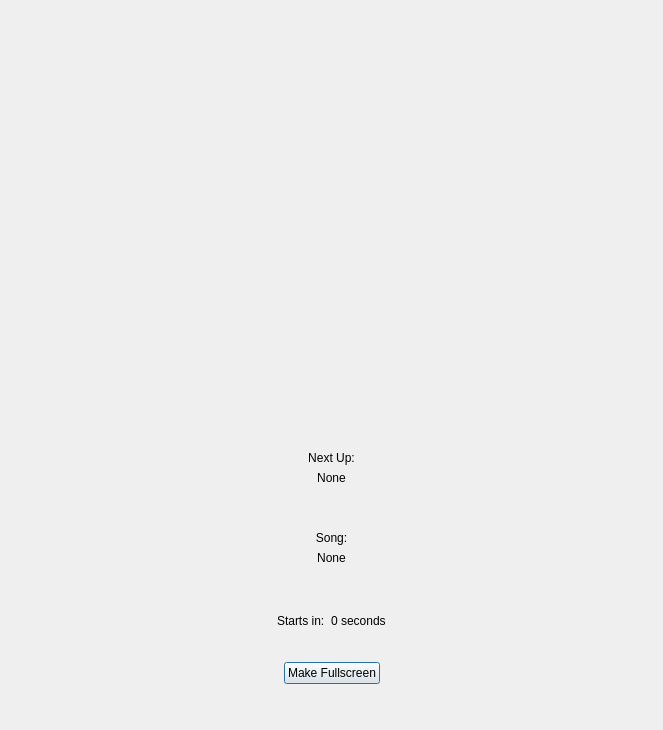
<?xml version="1.0" encoding="UTF-8"?>
<ui version="4.0">
 <class>DlgCdg</class>
 <widget class="QDialog" name="DlgCdg">
  <property name="geometry">
   <rect>
    <x>0</x>
    <y>0</y>
    <width>663</width>
    <height>730</height>
   </rect>
  </property>
  <property name="windowTitle">
   <string>CDG Display</string>
  </property>
  <property name="windowIcon">
   <iconset resource="resources.qrc">
    <normaloff>:/icons/Icons/okjicon.svg</normaloff>:/icons/Icons/okjicon.svg</iconset>
  </property>
  <layout class="QVBoxLayout" name="verticalLayout_4">
   <item>
    <widget class="VideoDisplay" name="videoDisplayKar" native="true">
     <property name="sizePolicy">
      <sizepolicy hsizetype="Preferred" vsizetype="Expanding">
       <horstretch>0</horstretch>
       <verstretch>0</verstretch>
      </sizepolicy>
     </property>
     <property name="autoFillBackground">
      <bool>true</bool>
     </property>
     <layout class="QVBoxLayout" name="verticalLayout">
      <property name="spacing">
       <number>0</number>
      </property>
      <property name="leftMargin">
       <number>0</number>
      </property>
      <property name="topMargin">
       <number>0</number>
      </property>
      <property name="rightMargin">
       <number>0</number>
      </property>
      <property name="bottomMargin">
       <number>0</number>
      </property>
      <item>
       <spacer name="verticalSpacer_3">
        <property name="orientation">
         <enum>Qt::Vertical</enum>
        </property>
        <property name="sizeHint" stdset="0">
         <size>
          <width>20</width>
          <height>40</height>
         </size>
        </property>
       </spacer>
      </item>
      <item>
       <layout class="QHBoxLayout" name="horizontalLayout_3">
        <property name="topMargin">
         <number>10</number>
        </property>
        <item>
         <spacer name="horizontalSpacer_5">
          <property name="orientation">
           <enum>Qt::Horizontal</enum>
          </property>
          <property name="sizeHint" stdset="0">
           <size>
            <width>40</width>
            <height>20</height>
           </size>
          </property>
         </spacer>
        </item>
       </layout>
      </item>
     </layout>
    </widget>
   </item>
   <item>
    <widget class="VideoDisplay" name="videoDisplayBm" native="true">
     <property name="sizePolicy">
      <sizepolicy hsizetype="Preferred" vsizetype="Expanding">
       <horstretch>0</horstretch>
       <verstretch>0</verstretch>
      </sizepolicy>
     </property>
     <property name="autoFillBackground">
      <bool>true</bool>
     </property>
     <layout class="QVBoxLayout" name="verticalLayout_2">
      <property name="spacing">
       <number>0</number>
      </property>
      <property name="leftMargin">
       <number>0</number>
      </property>
      <property name="topMargin">
       <number>0</number>
      </property>
      <property name="rightMargin">
       <number>0</number>
      </property>
      <property name="bottomMargin">
       <number>0</number>
      </property>
      <item>
       <spacer name="verticalSpacer_4">
        <property name="orientation">
         <enum>Qt::Vertical</enum>
        </property>
        <property name="sizeHint" stdset="0">
         <size>
          <width>20</width>
          <height>40</height>
         </size>
        </property>
       </spacer>
      </item>
      <item>
       <layout class="QHBoxLayout" name="horizontalLayout_6">
        <property name="topMargin">
         <number>10</number>
        </property>
        <item>
         <spacer name="horizontalSpacer_6">
          <property name="orientation">
           <enum>Qt::Horizontal</enum>
          </property>
          <property name="sizeHint" stdset="0">
           <size>
            <width>40</width>
            <height>20</height>
           </size>
          </property>
         </spacer>
        </item>
       </layout>
      </item>
     </layout>
    </widget>
   </item>
   <item>
    <widget class="QWidget" name="widgetAlert" native="true">
     <property name="sizePolicy">
      <sizepolicy hsizetype="Preferred" vsizetype="Expanding">
       <horstretch>0</horstretch>
       <verstretch>0</verstretch>
      </sizepolicy>
     </property>
     <layout class="QVBoxLayout" name="verticalLayout_3">
      <property name="leftMargin">
       <number>24</number>
      </property>
      <property name="topMargin">
       <number>24</number>
      </property>
      <property name="rightMargin">
       <number>24</number>
      </property>
      <property name="bottomMargin">
       <number>24</number>
      </property>
      <item>
       <widget class="QLabel" name="label">
        <property name="text">
         <string>Next Up:</string>
        </property>
        <property name="alignment">
         <set>Qt::AlignCenter</set>
        </property>
       </widget>
      </item>
      <item>
       <widget class="QLabel" name="lblNextSinger">
        <property name="text">
         <string>None</string>
        </property>
        <property name="alignment">
         <set>Qt::AlignCenter</set>
        </property>
        <property name="wordWrap">
         <bool>true</bool>
        </property>
       </widget>
      </item>
      <item>
       <spacer name="verticalSpacer">
        <property name="orientation">
         <enum>Qt::Vertical</enum>
        </property>
        <property name="sizeHint" stdset="0">
         <size>
          <width>20</width>
          <height>40</height>
         </size>
        </property>
       </spacer>
      </item>
      <item>
       <widget class="QLabel" name="label_2">
        <property name="text">
         <string>Song:</string>
        </property>
        <property name="alignment">
         <set>Qt::AlignCenter</set>
        </property>
       </widget>
      </item>
      <item>
       <widget class="QLabel" name="lblNextSong">
        <property name="text">
         <string>None</string>
        </property>
        <property name="alignment">
         <set>Qt::AlignCenter</set>
        </property>
        <property name="wordWrap">
         <bool>true</bool>
        </property>
       </widget>
      </item>
      <item>
       <spacer name="verticalSpacer_2">
        <property name="orientation">
         <enum>Qt::Vertical</enum>
        </property>
        <property name="sizeHint" stdset="0">
         <size>
          <width>20</width>
          <height>40</height>
         </size>
        </property>
       </spacer>
      </item>
      <item>
       <layout class="QHBoxLayout" name="horizontalLayout">
        <property name="topMargin">
         <number>0</number>
        </property>
        <item>
         <spacer name="horizontalSpacer_2">
          <property name="orientation">
           <enum>Qt::Horizontal</enum>
          </property>
          <property name="sizeHint" stdset="0">
           <size>
            <width>40</width>
            <height>20</height>
           </size>
          </property>
         </spacer>
        </item>
        <item>
         <widget class="QLabel" name="label_4">
          <property name="text">
           <string>Starts in:</string>
          </property>
         </widget>
        </item>
        <item>
         <widget class="QLabel" name="lblSeconds">
          <property name="text">
           <string>0 seconds</string>
          </property>
         </widget>
        </item>
        <item>
         <spacer name="horizontalSpacer">
          <property name="orientation">
           <enum>Qt::Horizontal</enum>
          </property>
          <property name="sizeHint" stdset="0">
           <size>
            <width>40</width>
            <height>20</height>
           </size>
          </property>
         </spacer>
        </item>
       </layout>
      </item>
     </layout>
    </widget>
   </item>
   <item>
    <widget class="QWidget" name="fsToggleWidget" native="true">
     <layout class="QHBoxLayout" name="horizontalLayout_2">
      <property name="spacing">
       <number>0</number>
      </property>
      <property name="topMargin">
       <number>1</number>
      </property>
      <item>
       <spacer name="horizontalSpacer_3">
        <property name="orientation">
         <enum>Qt::Horizontal</enum>
        </property>
        <property name="sizeHint" stdset="0">
         <size>
          <width>40</width>
          <height>0</height>
         </size>
        </property>
       </spacer>
      </item>
      <item>
       <widget class="QPushButton" name="btnToggleFullscreen">
        <property name="text">
         <string>Make Fullscreen</string>
        </property>
       </widget>
      </item>
      <item>
       <spacer name="horizontalSpacer_4">
        <property name="orientation">
         <enum>Qt::Horizontal</enum>
        </property>
        <property name="sizeHint" stdset="0">
         <size>
          <width>40</width>
          <height>0</height>
         </size>
        </property>
       </spacer>
      </item>
     </layout>
    </widget>
   </item>
   <item>
    <layout class="QHBoxLayout" name="horizontalLayout_4">
     <property name="spacing">
      <number>0</number>
     </property>
     <property name="topMargin">
      <number>0</number>
     </property>
     <item>
      <widget class="TickerDisplayWidget" name="scroll" native="true">
       <property name="sizePolicy">
        <sizepolicy hsizetype="Expanding" vsizetype="Minimum">
         <horstretch>0</horstretch>
         <verstretch>0</verstretch>
        </sizepolicy>
       </property>
       <property name="baseSize">
        <size>
         <width>0</width>
         <height>50</height>
        </size>
       </property>
       <layout class="QHBoxLayout" name="horizontalLayout_5">
        <property name="leftMargin">
         <number>0</number>
        </property>
        <property name="topMargin">
         <number>0</number>
        </property>
        <property name="rightMargin">
         <number>0</number>
        </property>
        <property name="bottomMargin">
         <number>0</number>
        </property>
        <item>
         <spacer name="horizontalSpacerScroll">
          <property name="orientation">
           <enum>Qt::Horizontal</enum>
          </property>
          <property name="sizeHint" stdset="0">
           <size>
            <width>40</width>
            <height>20</height>
           </size>
          </property>
         </spacer>
        </item>
       </layout>
      </widget>
     </item>
    </layout>
   </item>
  </layout>
 </widget>
 <customwidgets>
  <customwidget>
   <class>VideoDisplay</class>
   <extends>QWidget</extends>
   <header location="global">videodisplay.h</header>
   <container>1</container>
  </customwidget>
  <customwidget>
   <class>TickerDisplayWidget</class>
   <extends>QWidget</extends>
   <header location="global">tickernew.h</header>
   <container>1</container>
  </customwidget>
 </customwidgets>
 <resources>
  <include location="resources.qrc"/>
 </resources>
 <connections/>
</ui>
